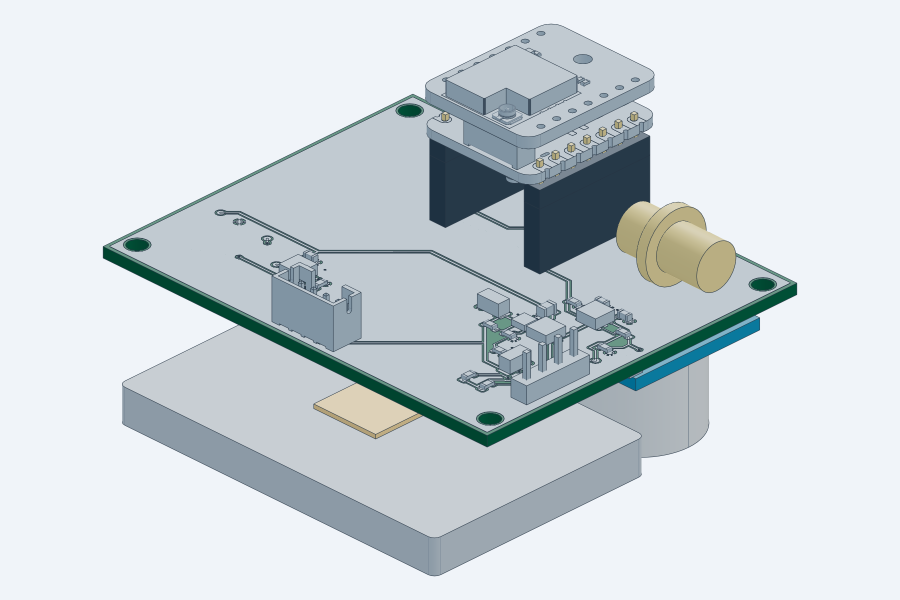
#> input picture cad/renders/electronics_stack.png, 1800 x 1200 px (shown at 1/2 size)
$ python build_delivery_guide.py
#> lines starting #> are read from the running program, lines starting #| are printed output that depends on the picture
"""Write the illustrated RevD build guide and matching Markdown from one content list."""
from pathlib import Path
import csv, json, re, shutil, math
from PIL import Image, ImageDraw, ImageFont
from docx import Document
from docx.shared import Inches, Pt, RGBColor
from docx.enum.text import WD_ALIGN_PARAGRAPH
from docx.enum.table import WD_TABLE_ALIGNMENT, WD_CELL_VERTICAL_ALIGNMENT
from docx.oxml import OxmlElement
from docx.oxml.ns import qn
from docx.opc.constants import RELATIONSHIP_TYPE as RT

ROOT=Path(__file__).resolve().parents[1]
PRE=ROOT/'previews'
DOC=ROOT/'docs'
SOURCES={
 'kit':('Seeed kit product','https://www.seeedstudio.com/Wio-SX1262-with-XIAO-ESP32S3-p-5982.html'),
 'kitindia':('Robocraze kit','https://robocraze.com/products/xiao-esp32s3-wio-sx1262-kit-for-meshtastic-lora'),
 'xiaowiki':('Seeed XIAO power and pads','https://wiki.seeedstudio.com/xiao_esp32s3_getting_started/'),
 'wiowiki':('Seeed kit documentation','https://wiki.seeedstudio.com/wio_sx1262_with_xiao_esp32s3_kit/'),
 'wiodata':('Seeed radio datasheet','https://files.seeedstudio.com/products/SenseCAP/Wio_SX1262/Wio-SX1262_Module_Datasheet.pdf'),
 'hc':('Robu HC-SR04 SKU 2444','https://robu.in/product/hc-sr04-ultrasonic-range-finder/'),
 'hcdata':('HC-SR04 supplier manual','https://robu.in/wp-content/uploads/2020/02/edited_HC-SR04-User-Manual-1-converted-converted.pdf'),
 'oled':('Robu OLED SKU 617725','https://robu.in/product/0-96-inch-i2c-iic-oled-lcd-module-4pin-with-vcc-gnd-white/'),
 'battery':('Probots protected pack candidate','https://probots.co.in/lithium-ion-rechargeable-battery-3-7v-1500mah-kp-053450.html'),
 'solar':('DFRobot FIT0601','https://www.dfrobot.com/product-1774.html'),
 'solarindia':('Evelta FIT0601','https://evelta.com/monocrystalline-solar-panel-5v-1a/'),
 'boost':('TI TPS61099 product and ordering','https://www.ti.com/product/TPS61099'),
 'buffer':('TI SN74LVC1G17 product and ordering','https://www.ti.com/product/SN74LVC1G17'),
 'level':('TI SN74LVC1T45 product and ordering','https://www.ti.com/product/SN74LVC1T45'),
 'pixel':('Worldsemi exact pixel listing','https://lcscindia.com/part/WS2812B-2020-V6'),
 'inductor':('TDK exact inductor','https://product.tdk.com/en/search/inductor/inductor/smd/info?part_no=VLS3012CX-2R2M-1'),
 'cin':('Murata input capacitor','https://www.digikey.com/en/products/detail/murata-electronics/GRM21BR71A106KE51L/965919'),
 'cout':('Murata output capacitor','https://www.digikey.com/en/products/detail/murata-electronics/GRM31CZ71C226ME15L/13904808'),
 'bypass':('Murata 100 nF candidate','https://www.mouser.com/ProductDetail/Murata-Electronics/GRM188R71C104KA01D'),
 'r1':('Yageo 1 Mohm candidate','https://www.mouser.com/ProductDetail/YAGEO/RC0603FR-071ML'),
 'r2':('Yageo 249 kohm candidate','https://www.digikey.com/en/products/detail/yageo/RC0603FR-07249KL/727086'),
 'r100':('Yageo 100 kohm candidate','https://www.digikey.com/en/products/detail/yageo/RC0603FR-07100KL/726889'),
 'r330':('Yageo 330 ohm candidate','https://www.digikey.com/en/products/detail/yageo/RC0603FR-07330RL/727162'),
 'r47':('Yageo 4.7 kohm candidate','https://www.mouser.com/ProductDetail/YAGEO/RC0603FR-074K7L'),
 'ph4':('JST B4B-PH-K-S','https://www.digikey.com/en/products/detail/jst-sales-america-inc/B4B-PH-K-S/926613'),
 'socket':('Samtec socket dimensional candidate','https://www.digikey.com/en/products/detail/samtec-inc/SSW-107-01-T-S/1112298'),
}

def source(key):
    text,url=SOURCES[key]
    return f'[{text}]({url})'

MODULES=[
 ['1','XIAO ESP32S3 and Wio-SX1262 kit 102010611','Controller, LoRa radio and antennas. Use the complete S3 kit, not the nRF52840 version.',source('kit')+'; '+source('kitindia')],
 ['1','HC-SR04 ultrasonic module','5 V sensor. Nominal 2 cm to 4 m; intended mounting height up to 2.8 m indoors.',source('hc')],
 ['0 or 1','GoldenMorning GME12864-11 OLED','Optional 0.96 inch 128x64 SSD1306 I2C, white. PCB 27.8 x 27.5 mm; max module 3.5 mm.',source('oled')],
 ['1','Protected 1S LiPo pouch pack','3.7 V nominal, 4.2 V full; target 1500 mAh. Entire delivered pack must fit 51 x 34 x 5 mm. Candidate is not procurement approved.',source('battery')],
 ['0 or 1','External regulated solar source','FIT0601 5 V USB output, nominal 6 W panel. Requires USB-A to USB-C cable and outdoor panel mount.',source('solar')+'; '+source('solarindia')],
]
PARTS=[
 ['U2','1','TPS61099DRVR','Adjustable boost, WSON-6 with exposed pad, 2 x 2 mm. Requires reflow.',source('boost')],
 ['U3','1','SN74LVC1T45DBVR','SOT-23-6, 3.3 V to switched 5 V pixel data.',source('level')],
 ['U4','1','SN74LVC1G17DBVR','SOT-23-5, 5 V tolerant ECHO buffer to MCU.',source('buffer')],
 ['D1','1','WS2812B-2020-V6','2 x 2 mm, bottom side. Exact V6 pad map; do not substitute generic WS2812.',source('pixel')],
 ['L1','1','VLS3012CX-2R2M-1','TDK 2.2 uH, 3 x 3 x 1.2 mm.',source('inductor')],
 ['C1','1','GRM21BR71A106KE51L','10 uF, 10 V X7R, 0805.',source('cin')],
 ['C2 C3','2','GRM31CZ71C226ME15L','22 uF, 16 V X7R, 1206. Preserve DC bias margin.',source('cout')],
 ['C4 C5 C6 C7','4','100 nF, 16 V X7R, 0603','Example sourcing MPN GRM188R71C104KA01D. C7 is bottom side.',source('bypass')],
 ['R1','1','1 Mohm, 1%, 0603','Candidate RC0603FR-071ML, 0.1 W.',source('r1')],
 ['R2','1','249 kohm, 1%, 0603','Candidate RC0603FR-07249KL, 0.1 W.',source('r2')],
 ['R3 R4 R6 R7','4','100 kohm, 1%, 0603','Candidate RC0603FR-07100KL, 0.1 W.',source('r100')],
 ['R5','1','330 ohm, 1%, 0603','Candidate RC0603FR-07330RL, 0.1 W.',source('r330')],
 ['R8 R9','2 or 0','4.7 kohm, 1%, 0603','OLED only; candidate RC0603FR-074K7L.',source('r47')],
 ['J1','1','JST B4B-PH-K-S LF SN','Through hole, 1x4 at 2 mm. Verify housing matches chosen cable.',source('ph4')],
 ['J2','1 or 0','1x4 male header, 2.54 mm','OLED only. Cable to display; display is not soldered directly to carrier. Standard pin-header stock; select fit.','See OLED product and assembly drawing'],
 ['U1 interface','2','1x7 female socket, 2.54 mm','Required body height 8.5 mm. Samtec SSW-107-01-T-S is an 8.51 mm dimensional candidate; complete stack still needs trial fit.',source('socket')],
 ['XIAO edge pads','2','1x7 male header, 2.54 mm','2.5 mm plastic shoulder; XIAO-side short legs at least 3 mm. Leave 0.6 mm air gap above plastic using removable shim.','Exact supplier MPN remains to be confirmed against these dimensions'],
]
ACCESSORIES=[
 ['Sensor cable','1','JST-PH4 mating housing and contacts to four 2.54 mm female sensor sockets. Pin-to-pin continuity is required.','Match J1 and actual HC-SR04 male header'],
 ['Battery lead','1','Matching PH2 battery mate to two insulated wires soldered to XIAO BAT pads before Wio is mated.','Pack connector polarity is not standardized'],
 ['OLED cable','0 or 1','Flexible four-wire lead, 2.54 mm mating female ends.','GND, 3V3, SCL, SDA; match product pin labels'],
 ['RF parts','1 set','Use kit LoRa antenna for first bench test; selected 865 MHz external antenna and U.FL to SMA bulkhead lead for case mounting.','6.6 mm case bore; connector body, coax bend and antenna MPN not frozen'],
 ['Battery retention','1 set','1 mm insulating foam and nonconductive strap.','Never compress or puncture pouch'],
 ['USB cable','1','Data-capable USB-C for upload; regulated solar cable instead for charging.','Slim plug must fit 14 x 7.6 mm opening'],
 ['Fasteners','1 set','4x M2x4 sensor/mask; 2x M2x6 front panel; OLED adds 4x M2x5. Carrier: 4x M2.5-class screws, trial M2.5x6.','Printed pilot bores; verify engagement, no bottoming or battery contact'],
 ['Installation','1 set','Four suitable ceiling anchors and secondary retention for the actual ceiling material.','Mounting holes 4.5 mm, centers 82 x 42 mm'],
]
GPIO=[
 ['HC_TRIG','D0','GPIO1','Output; 10 us pulse to J1 pin 2'],
 ['ECHO_GPIO','D1','GPIO2','Input from U4 buffer; never raw 5 V ECHO'],
 ['BOOST_EN','D3','GPIO4','Output active high; low disables sensor and RGB supply'],
 ['OLED SDA','D4','GPIO5','I2C data to J2 pin 4'],
 ['OLED SCL','D5','GPIO6','I2C clock to J2 pin 3'],
 ['RGB data','D6','GPIO43','WS2812 data through U3; also UART0 boot TX'],
 ['Reserved','D2','GPIO3','Strapping pin; leave unconnected'],
 ['Wio SPI','D8 D9 D10','GPIO7 GPIO8 GPIO9','Reserved by kit radio; not available to carrier peripherals'],
]
PRINTS=[
 ['base','1','1','Main shell, tray, standoffs and mounting ears'],
 ['lid','1','1','Four releasable snap clips'],
 ['sensor_mask','1','1','Two sensor face openings only'],
 ['sensor_retainer','1','1','Edge clamp above HC-SR04'],
 ['light_pipe','1','1','Clear PETG or suitable 3 mm clear rod'],
 ['front_oled','1','0','OLED bezel and panel'],
 ['oled_retainer','1','0','Holds display behind front panel'],
 ['front_blank','0','1','Closed panel for no OLED'],
 ['fit_coupon','optional','optional','Trial print, not installed'],
]

# [11 lines left out: function runtime_rows, not called in this run]

def battery_image():
    im=Image.open(ROOT/'cad/renders/electronics_stack.png').convert('RGB')
    d=ImageDraw.Draw(im)
    font=ImageFont.truetype('C:/Windows/Fonts/arialbd.ttf',30)
    def callout(rect,text,target):
        d.rounded_rectangle(rect,radius=12,fill='white',outline='#263c4b',width=3)
        d.text((rect[0]+14,rect[1]+14),text,font=font,fill='#172b3a')
        a=((rect[0]+rect[2])//2,rect[3]);d.line([a,target],fill='#b55220',width=6)
        x,y=target;d.ellipse((x-9,y-9,x+9,y+9),fill='#b55220')
    callout((20,35,610,130),'XIAO BAT pads inside module stack',(1015,310))
    callout((25,940,550,1045),'Battery below carrier PCB',(750,1025))
    im.save(PRE/'05-images/battery-location.png')

def copy_previews():
    mapping={
      'outputs/board.step':'01-pcb/pcb-carrier.step',
      'outputs/assembly-top.svg':'01-pcb/assembly-front.svg',
      'outputs/assembly-bottom.svg':'01-pcb/assembly-back.svg',
      'cad/STEP/electronics_stack.step':'02-connected-electronics/electronics-stack.step',
      'cad/GLB/electronics_stack.glb':'02-connected-electronics/electronics-stack.glb',
      'cad/renders/pcb-only.png':'05-images/pcb-only.png',
    }
    for name in ('product_oled','product_status','exploded_oled','exploded_status'):
        for fmt in ('STEP','GLB'):
            mapping[f'cad/{fmt}/{name}.{fmt.lower()}']=f'04-complete-product/{name}.{fmt.lower()}'
    for name in ('base','lid','sensor_mask','sensor_retainer','front_oled','front_blank','oled_retainer','light_pipe','fit_coupon'):
        mapping[f'cad/GLB/{name}.glb']=f'03-enclosure/parts/{name}.glb'
    for name in ('electronics_stack','exploded_oled','exploded_status','product_oled','product_status','parts-review','final-preview'):
        mapping[f'cad/renders/{name}.png']=f'05-images/{name}.png'
    for original,dest in mapping.items():
        target=PRE/dest;target.parent.mkdir(parents=True,exist_ok=True);shutil.copy2(ROOT/original,target)
    (PRE/'preview-copies.json').write_text(json.dumps(mapping,indent=2),encoding='utf-8')
    battery_image()
#> in battery_image, `im.save(PRE/'05-images/battery-location.png')`:
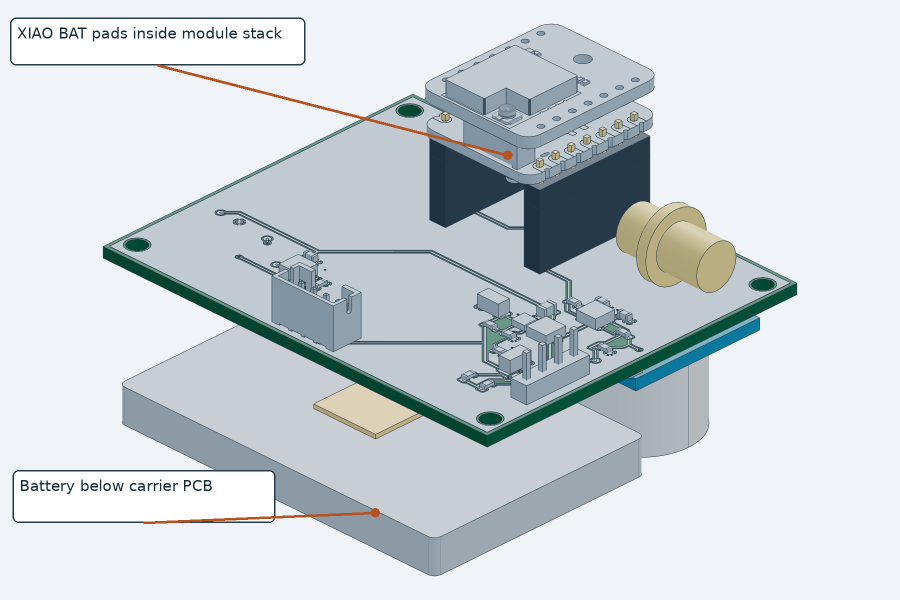
#> saved as battery-location.png: PIL image 1800x1200 RGB (shown at 1/2 size); mean R, G, B 205.5, 212.9, 217.5

# [132 lines left out: functions pages, inline, table, not called in this run]

def make_document():
    document=Document();sec=document.sections[0];sec.page_width=Inches(8.3);sec.page_height=Inches(11.7)
    sec.top_margin=sec.bottom_margin=Inches(.62);sec.left_margin=sec.right_margin=Inches(.8)
    normal=document.styles['Normal'];normal.font.name='Calibri';normal.font.size=Pt(10.5);normal.paragraph_format.space_after=Pt(7)
    normal.paragraph_format.line_spacing=1.08
    for s in ['Title','Heading 1','Heading 2']:
        document.styles[s].font.color.rgb=RGBColor(0,0,0)
        document.styles[s].font.name='Calibri'
    document.styles['Title'].font.size=Pt(25);document.styles['Heading 1'].font.size=Pt(19);document.styles['Heading 2'].font.size=Pt(13)
    for border in document.styles.element.xpath('.//w:pBdr'):
        border.getparent().remove(border)
    footer=sec.footer.paragraphs[0];footer.alignment=WD_ALIGN_PARAGRAPH.RIGHT
    footer.add_run('SmartPark RevD  |  ')
    field=OxmlElement('w:fldSimple');field.set(qn('w:instr'),'PAGE');footer._p.append(field)
    md=[]
    for page_i,blocks in enumerate(pages()):
        if page_i:document.add_page_break()
        for b in blocks:
            kind=b[0]
            if kind in ('h','h2'):
                document.add_paragraph(b[1],style='Title' if page_i==0 and kind=='h' else ('Heading 1' if kind=='h' else 'Heading 2'))
                md.extend([('# ' if kind=='h' else '## ')+b[1],''])
            elif kind=='p':inline(document.add_paragraph(),b[1]);md.extend([b[1],''])
            elif kind=='t':
                table(document,b[1],b[2]);md.append('| '+' | '.join(b[1])+' |');md.append('| '+' | '.join(['---']*len(b[1]))+' |')
                md.extend('| '+' | '.join(str(x).replace('|','/') for x in row)+' |' for row in b[2]);md.append('')
            elif kind=='img':
                image=ROOT/b[1];assert image.is_file(),image
                p=document.add_paragraph();p.alignment=WD_ALIGN_PARAGRAPH.CENTER
                p.paragraph_format.keep_with_next=True
                shape=p.add_run().add_picture(str(image),width=Inches(b[3]));shape._inline.docPr.set('descr',b[2])
                caption=document.add_paragraph(b[2]);caption.alignment=WD_ALIGN_PARAGRAPH.CENTER
                caption.paragraph_format.space_after=Pt(8)
                for r in caption.runs:r.italic=True;r.font.size=Pt(9)
                md.extend([f'![{b[2]}](../{b[1]})',''])
    document.core_properties.title='SmartPark Revision D build guide';document.core_properties.subject='PCB assembly mechanical parts power and firmware connections'
    document.core_properties.author='SmartPark project';document.save(DOC/'SmartPark-RevD-Build-Guide.docx')
    (DOC/'SmartPark-RevD-Build-Guide.md').write_text('\n'.join(md),encoding='utf-8')
    (DOC/'battery-runtime-scenarios.json').write_text(json.dumps({'capacity_mAh':1500,'usable_fraction':.8,'sleep_mA':.05,'radio_mA':150,'radio_s':.1,'report_interval_s':300,'scenarios':runtime_rows(),'qualification':'assumed battery-side currents, not measured'},indent=2),encoding='utf-8')
    with (DOC/'parts-and-product-links.csv').open('w',newline='',encoding='utf-8-sig') as f:
        writer=csv.writer(f);writer.writerow(['Reference','Quantity','Part','Specification','Product source'])
        for row in MODULES:writer.writerow(['Off board',*row])
        writer.writerows(PARTS)
        for row in ACCESSORIES:writer.writerow([row[0],row[1],row[2],row[3],'Dimension controlled procurement item'])

if __name__=='__main__':
    copy_previews();make_document();print('Created illustrated DOCX, matching Markdown, product table and battery scenarios')
#> (the call stopped at in make_document, `document=Document();sec=document.sections[0];sec.page_width=Inches(8.3..`: docx is not available in this run)

$ run again, with cad/renders/exploded_status.png copied over cad/renders/electronics_stack.png
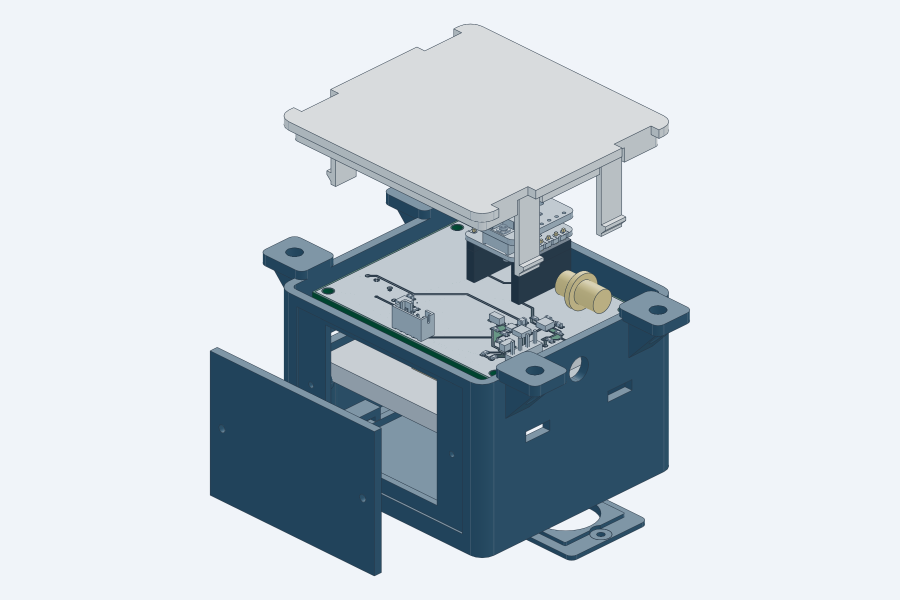
#> input picture cad/renders/exploded_status.png, 1800 x 1200 px (shown at 1/2 size)
#> in battery_image, `im.save(PRE/'05-images/battery-location.png')`:
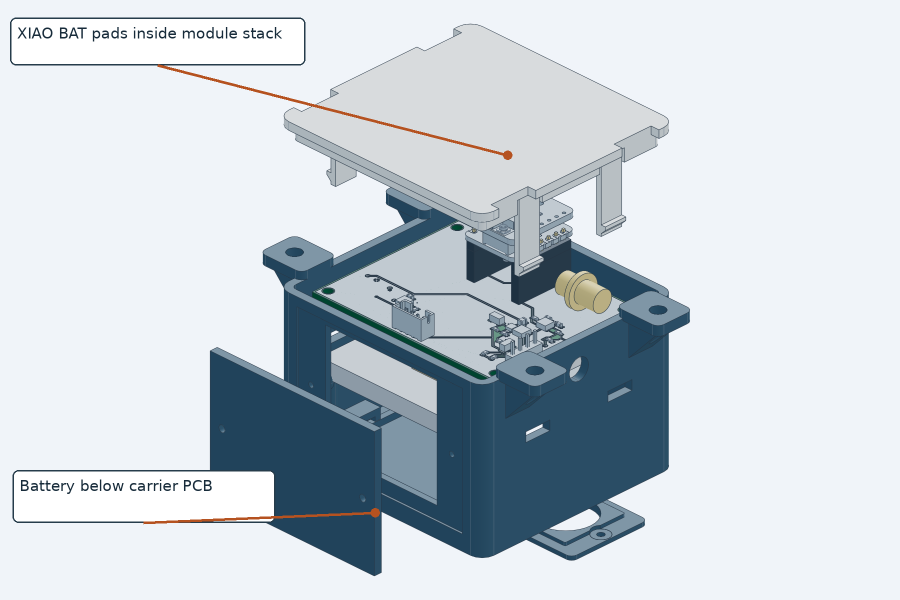
#> saved as battery-location.png: PIL image 1800x1200 RGB (shown at 1/2 size); mean R, G, B 198.7, 207.6, 215.1

$ run again, with cad/renders/fit_coupon.png copied over cad/renders/electronics_stack.png
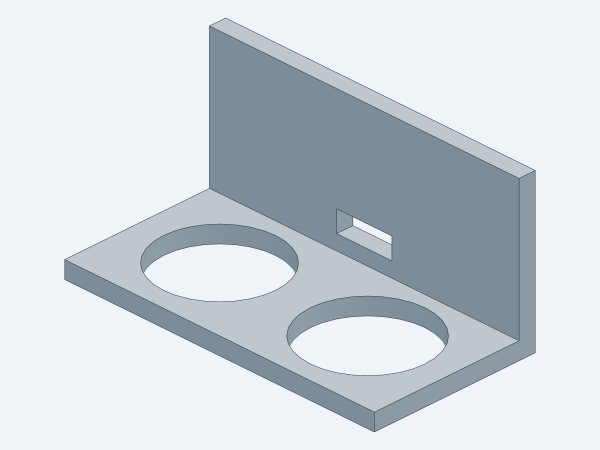
#> input picture cad/renders/fit_coupon.png, 1200 x 900 px (shown at 1/2 size)
#> in battery_image, `im.save(PRE/'05-images/battery-location.png')`:
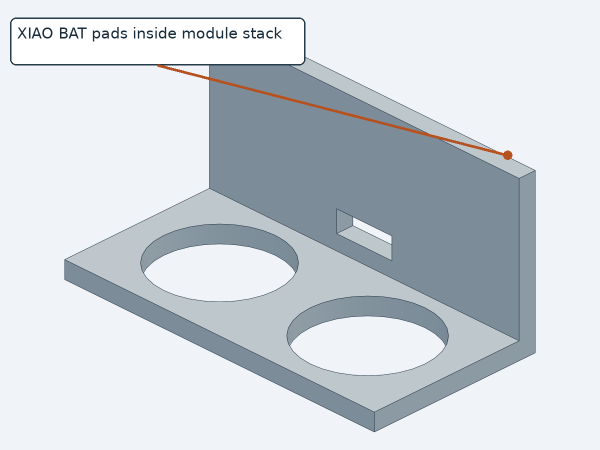
#> saved as battery-location.png: PIL image 1200x900 RGB (shown at 1/2 size); mean R, G, B 205.3, 212.4, 218.7

$ run again, with cad/renders/front_blank.png copied over cad/renders/electronics_stack.png
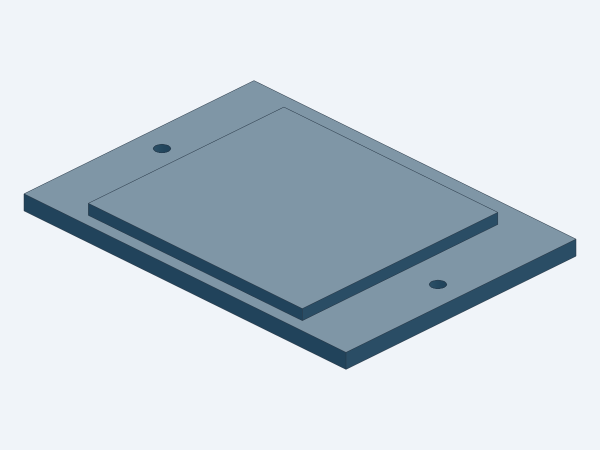
#> input picture cad/renders/front_blank.png, 1200 x 900 px (shown at 1/2 size)
#> in battery_image, `im.save(PRE/'05-images/battery-location.png')`:
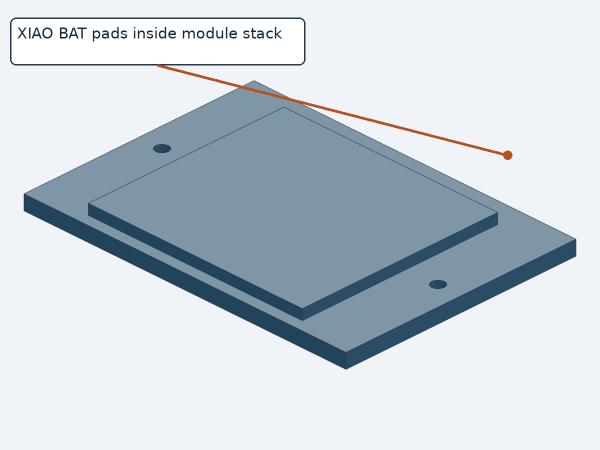
#> saved as battery-location.png: PIL image 1200x900 RGB (shown at 1/2 size); mean R, G, B 199.3, 209.2, 217.6
